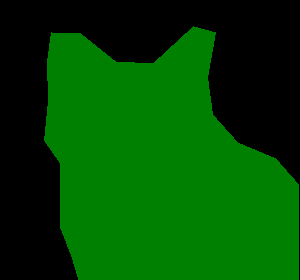
#> input picture 8_final_proj/team_mdy/data_dataset_voc/SegmentationClass/cat.1.png, 300 x 280 px, found by its file name; its folder holds 4 pictures in this run
$ jupyter execute --allow-errors image_encoding.ipynb
#> lines starting #> are read from the running program, lines starting #| are printed output that depends on the picture; after the words box and inside, x2 and y2 are one past the last pixel; in counts of white or black regions, pixels touching at a corner belong together
# Image Enconding

[cell 1]
import os
import cv2
import numpy as np
from PIL import Image
from tqdm import tqdm

[cell 2]
def create_color_to_label_map(mask_folder_path):
    """
    Scans all masks in a folder to find unique colors and create a mapping
    from color to a class label.
    """
#> called with mask_folder_path = 'data_dataset_voc/SegmentationClass'
    print(f"Scanning masks in '{mask_folder_path}'...")

    unique_colors = set()


    mask_files = os.listdir(mask_folder_path)
    print(mask_files)

    for filename in tqdm(mask_files, desc="Finding unique colors"):
        mask_path = os.path.join(mask_folder_path, filename)

        # Open the mask image and convert to a NumPy array
        mask_bgr = cv2.imread(mask_path)
#> mask_bgr is the input picture: shape (280, 300, 3); mean B, G, R 0, 73, 0

        mask_rgb = cv2.cvtColor(mask_bgr, cv2.COLOR_BGR2RGB)
        # Reshape the (H, W, C) array to (H*W, C) to get a list of pixels
        pixels = mask_rgb.reshape(-1, 3)

        # Get unique rows (unique RGB colors)
        unique_pixel_colors = np.unique(pixels, axis=0)
#> unique_pixel_colors = [[0, 0, 0], [0, 128, 0]]

        # Add the unique colors found in this image to our overall set
        for color in unique_pixel_colors:
            unique_colors.add(tuple(color))
#> this loop made 2 passes
#> after the loop, unique_colors = 2 items
#> pass 2 of the loop in create_color_to_label_map, `for filename in tqdm(mask_files, desc="Finding unique colors"):`:
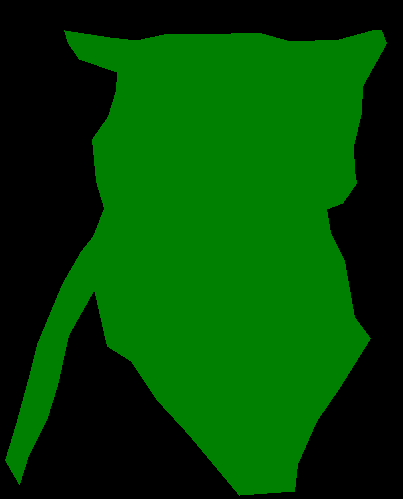
#> input picture 8_final_proj/team_mdy/data_dataset_voc/SegmentationClass/cat.100.png, 403 x 499 px, found by its file name
#> in create_color_to_label_map, mask_bgr is the input picture: shape (499, 403, 3); mean B, G, R 0, 68.7, 0
#> the loop in create_color_to_label_map, `for color in unique_pixel_colors:` made 2 passes
#> pass 3 of the loop in create_color_to_label_map, `for filename in tqdm(mask_files, desc="Finding unique colors"):`:
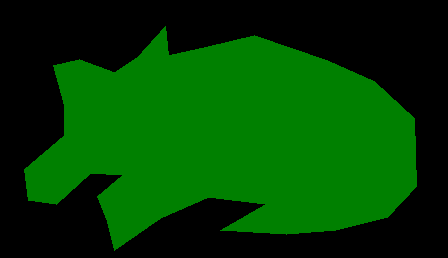
#> input picture 8_final_proj/team_mdy/data_dataset_voc/SegmentationClass/cat.16.png, 448 x 258 px, found by its file name
#> in create_color_to_label_map, mask_bgr is the input picture: shape (258, 448, 3); mean B, G, R 0, 63.7, 0
#> the loop made 4 passes; the first 3 are shown


    sorted_colors = sorted(list(unique_colors))

    # Create the color-to-label dictionary
    color_to_label = {color: label for label, color in enumerate(sorted_colors)}

    print("\nScan complete!")
    print(f"Found {len(color_to_label)} unique classes.")

    return color_to_label

[cell 3]
mask_path = "data_dataset_voc/SegmentationClass"
COLOR_TO_LABEL = create_color_to_label_map(mask_path)
COLOR_TO_LABEL

[cell 4]
import numpy as np
import cv2
from PIL import Image

def encode_mask_to_grayscale(mask_path, color_map):
    """
    Converts an RGB segmentation mask to a grayscale mask with class labels.
    """
    mask_bgr = cv2.imread(mask_path)
    mask_rgb = cv2.cvtColor(mask_bgr, cv2.COLOR_BGR2RGB)
    height, width, _ = mask_rgb.shape
#> height = 280; width = 300

    # Create an empty grayscale mask (height x width)
    mask_grayscale = np.zeros((height, width), dtype=np.uint8)

    # For each color in our map, find where it is in the mask and assign the label
    for color, label in color_map.items():
        # Find pixels matching the color
        matches = np.where(np.all(mask_rgb == color, axis=-1))
        mask_grayscale[matches] = label
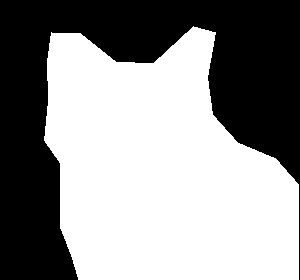
#> mask_grayscale: shape (280, 300); values 0 (black) and 1 (white), 57% white; 1 black region, box (x1, y1, x2, y2) and area: (0, 0, 300, 280) 36114

    return mask_grayscale

[cell 5]
import os
from tqdm import tqdm
import cv2

# --- 1. Define Input and Output Directories ---
input_mask_dir = "data_dataset_voc/SegmentationClass"
output_mask_dir = "data_dataset_voc/SegmentationClassEncoded"

# --- 2. Create the Output Directory if it doesn't exist ---
os.makedirs(output_mask_dir, exist_ok=True)
print(f"Encoded masks will be saved to: {output_mask_dir}")

# --- 3. Loop Through All Masks, Encode, and Save ---
mask_filenames = os.listdir(input_mask_dir)

for filename in tqdm(mask_filenames, desc="Encoding masks"):
    if filename.endswith(('.png', '.jpg', '.jpeg')):
        input_path = os.path.join(input_mask_dir, filename)
        encoded_mask = encode_mask_to_grayscale(input_path, COLOR_TO_LABEL)
        output_path = os.path.join(output_mask_dir, filename)
        cv2.imwrite(output_path, encoded_mask)
#> pass 2 of the loop `for filename in tqdm(mask_filenames, desc="Encoding masks"):`:
#> after the loop in encode_mask_to_grayscale (call 2), `for color, label in color_map.items():`:
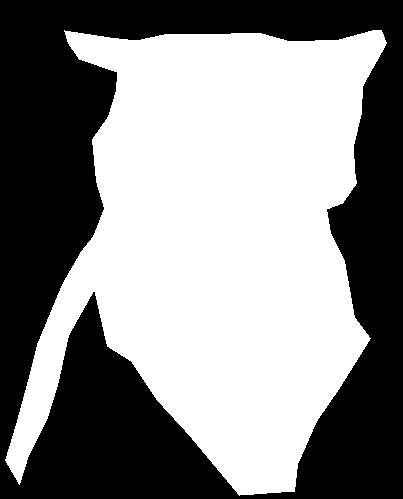
#> mask_grayscale: shape (499, 403); values 0 (black) and 1 (white), 53.7% white; 1 black region, box (x1, y1, x2, y2) and area: (0, 0, 403, 499) 93135
#> pass 3 of the loop `for filename in tqdm(mask_filenames, desc="Encoding masks"):`:
#> after the loop in encode_mask_to_grayscale (call 3), `for color, label in color_map.items():`:
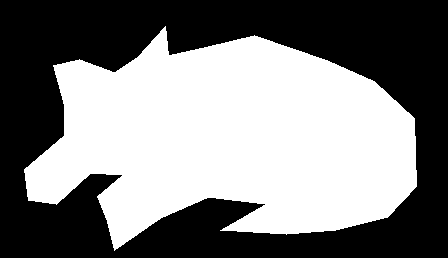
#> mask_grayscale: shape (258, 448); values 0 (black) and 1 (white), 49.8% white; 1 white region, box (x1, y1, x2, y2) and area: (24, 26, 417, 251) 57557
#> the loop made 4 passes; the first 3 are shown

print(f"\n✅ Successfully processed and saved {len(mask_filenames)} masks.")

## Read Encoded Mask

[cell 6]
import matplotlib.pyplot as plt
import random

encoded_mask_dir = "data_dataset_voc/SegmentationClassEncoded"


all_mask_files = os.listdir(encoded_mask_dir)
#> all_mask_files = []
#> (the rest of this cell did not finish here and is left out)

[cell 7]
class_names_path = "data_dataset_voc/class_names.txt"

with open(class_names_path, 'r') as f:
#> (reads 8_final_proj/team_mdy/data_dataset_voc/class_names.txt from the repository)
    for i, line in enumerate(f):
        print(f"Label {i}: {line.strip()}")
